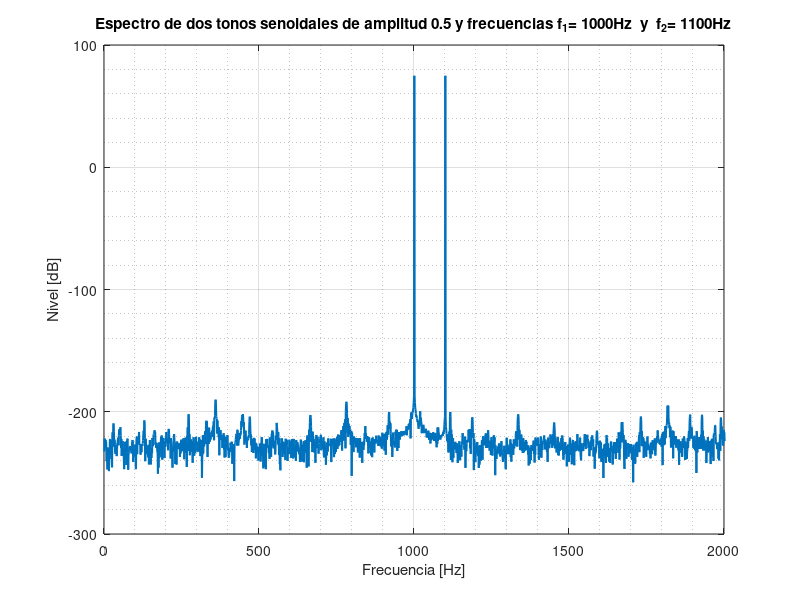

This figure's MATLAB source:
% <------- Guia 4 - Ejercicio 6 ----------->

%%%%%%%%%%%
% punto 1 %
%%%%%%%%%%%

clc; % borra la consola
clear all; % borra todas las variables
close all; % cierra las ventanas de imagen
pkg load control; % paquete con 'mag2db'
pkg load signal; % ventanas

A = 0.5; % amplitud
f1 = 1000; % [Hz] tono 1
f2 = 1100; % [Hz] tono 2
fs = 22050; % [Hz] frecuencia de muestreo
ts = 1/fs; % [s] periodo de muestreo
d = 2; % [s] duracion

f = (A * sin(2*pi*f1* [0:ts:d-ts] )) + (A * sin(2*pi*f2* [0:ts:d-ts] )); % suma de 2 pulsos senoidales
% el vector contiene los valores temporales de la señal desde 0s hasta casi 2s con un paso de periodo de muestreo 

F = fft(f, fs);  % calcula la FFT con cantidad de puntos de frecuencia igual a la frec de muestreo
Fdb = mag2db( abs( F(1:fs/2) ) ); % convierte a dB el valor absoluto de las muestras de f positiva

figure(1, 'name','Guia 4 ejercicio 6','Units','normalized','Position',[0 0 1 1]); % pantalla completa
plot (Fdb, 'linewidth', 1.5); % grafica del espectro
axis([0 2000]); % limites de los ejes
grid on;
grid minor on;
xlabel ('Frecuencia [Hz]'); % etiqueta eje X
ylabel ('Nivel [dB]');  % etiqueta eje y
title ('Espectro de dos tonos senoidales de amplitud 0.5 y frecuencias f_1= 1000Hz  y  f_2= 1100Hz'); % titulo

sound (f, fs); % reproduce la señal
